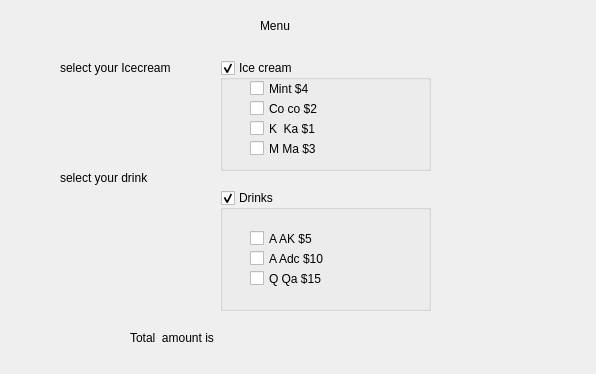
<?xml version="1.0" encoding="UTF-8"?>
<ui version="4.0">
 <class>Dialog</class>
 <widget class="QDialog" name="Dialog">
  <property name="geometry">
   <rect>
    <x>0</x>
    <y>0</y>
    <width>596</width>
    <height>374</height>
   </rect>
  </property>
  <property name="windowTitle">
   <string>Dialog</string>
  </property>
  <widget class="QLabel" name="label">
   <property name="geometry">
    <rect>
     <x>260</x>
     <y>10</y>
     <width>131</width>
     <height>31</height>
    </rect>
   </property>
   <property name="text">
    <string>Menu</string>
   </property>
  </widget>
  <widget class="QLabel" name="label_2">
   <property name="geometry">
    <rect>
     <x>60</x>
     <y>60</y>
     <width>111</width>
     <height>16</height>
    </rect>
   </property>
   <property name="text">
    <string>select your Icecream</string>
   </property>
  </widget>
  <widget class="QLabel" name="label_3">
   <property name="geometry">
    <rect>
     <x>60</x>
     <y>170</y>
     <width>111</width>
     <height>16</height>
    </rect>
   </property>
   <property name="text">
    <string>select your drink</string>
   </property>
  </widget>
  <widget class="QLabel" name="ketqua">
   <property name="geometry">
    <rect>
     <x>130</x>
     <y>330</y>
     <width>201</width>
     <height>16</height>
    </rect>
   </property>
   <property name="text">
    <string>Total  amount is</string>
   </property>
  </widget>
  <widget class="QGroupBox" name="groupBox">
   <property name="geometry">
    <rect>
     <x>220</x>
     <y>60</y>
     <width>211</width>
     <height>111</height>
    </rect>
   </property>
   <property name="title">
    <string>Ice cream</string>
   </property>
   <property name="checkable">
    <bool>true</bool>
   </property>
   <widget class="QCheckBox" name="a">
    <property name="geometry">
     <rect>
      <x>30</x>
      <y>20</y>
      <width>121</width>
      <height>17</height>
     </rect>
    </property>
    <property name="text">
     <string>Mint $4</string>
    </property>
   </widget>
   <widget class="QCheckBox" name="b">
    <property name="geometry">
     <rect>
      <x>30</x>
      <y>40</y>
      <width>121</width>
      <height>17</height>
     </rect>
    </property>
    <property name="text">
     <string>Co co $2</string>
    </property>
   </widget>
   <widget class="QCheckBox" name="c">
    <property name="geometry">
     <rect>
      <x>30</x>
      <y>60</y>
      <width>121</width>
      <height>17</height>
     </rect>
    </property>
    <property name="text">
     <string>K  Ka $1</string>
    </property>
   </widget>
   <widget class="QCheckBox" name="d">
    <property name="geometry">
     <rect>
      <x>30</x>
      <y>80</y>
      <width>121</width>
      <height>17</height>
     </rect>
    </property>
    <property name="text">
     <string>M Ma $3</string>
    </property>
   </widget>
  </widget>
  <widget class="QGroupBox" name="groupBox_2">
   <property name="geometry">
    <rect>
     <x>220</x>
     <y>190</y>
     <width>211</width>
     <height>121</height>
    </rect>
   </property>
   <property name="title">
    <string>Drinks</string>
   </property>
   <property name="checkable">
    <bool>true</bool>
   </property>
   <widget class="QCheckBox" name="w">
    <property name="geometry">
     <rect>
      <x>30</x>
      <y>60</y>
      <width>121</width>
      <height>17</height>
     </rect>
    </property>
    <property name="text">
     <string>A Adc $10</string>
    </property>
   </widget>
   <widget class="QCheckBox" name="e">
    <property name="geometry">
     <rect>
      <x>30</x>
      <y>80</y>
      <width>121</width>
      <height>17</height>
     </rect>
    </property>
    <property name="text">
     <string>Q Qa $15</string>
    </property>
   </widget>
   <widget class="QCheckBox" name="q">
    <property name="geometry">
     <rect>
      <x>30</x>
      <y>40</y>
      <width>121</width>
      <height>17</height>
     </rect>
    </property>
    <property name="text">
     <string>A AK $5</string>
    </property>
   </widget>
  </widget>
 </widget>
 <resources/>
 <connections/>
</ui>
